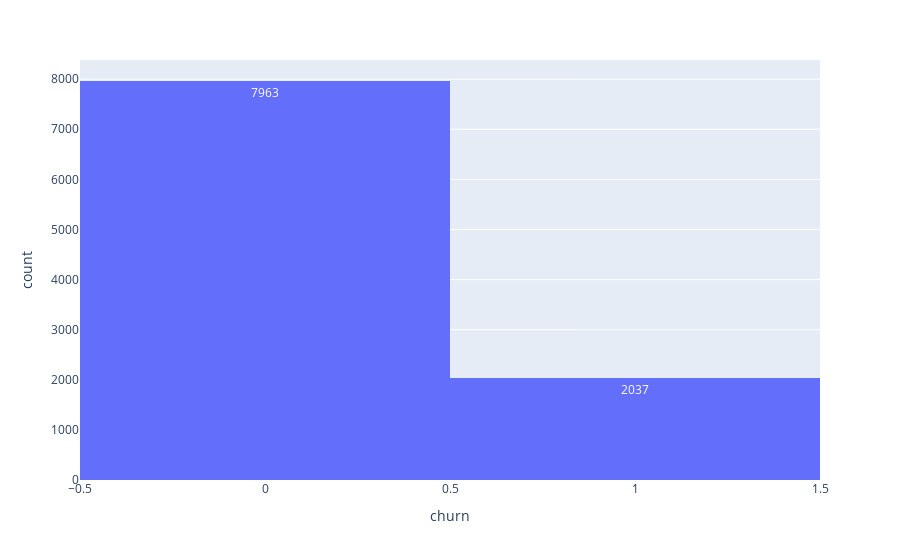

Notebook code cell kept with this figure:
### Code cell
px.histogram(df, x='churn', text_auto=True)

### Figure 1 — Plotly figure (JSON) as saved in the notebook; plotly's stock layout.template omitted (floating-point values rounded to 4 significant figures; data arrays with more than 128 entries replaced by an {"elided": "..."} marker saying what was removed)
{"data": [{"bingroup": "x", "hovertemplate": "churn=%{x}<br>count=%{y}<extra></extra>", "legendgroup": "", "marker": {"color": "#636efa", "pattern": {"shape": ""}}, "name": "", "orientation": "v", "showlegend": false, "texttemplate": "%{value}", "type": "histogram", "x": {"elided": "10000 int values"}, "xaxis": "x", "yaxis": "y"}], "layout": {"barmode": "relative", "legend": {"tracegroupgap": 0}, "margin": {"t": 60}, "xaxis": {"anchor": "y", "domain": [0, 1], "title": {"text": "churn"}}, "yaxis": {"anchor": "x", "domain": [0, 1], "title": {"text": "count"}}}}
